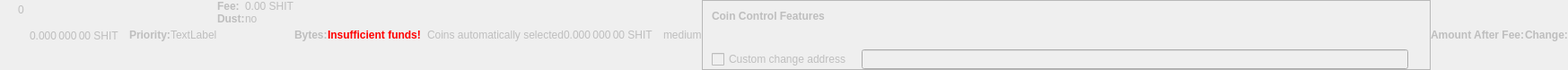
    <widget class="QWidget" name="dummyHideWidget" native="true">
     <property name="enabled">
      <bool>false</bool>
     </property>
     <property name="maximumSize">
      <size>
       <width>100</width>
       <height>16</height>
      </size>
     </property>
     <layout class="QHBoxLayout" name="dummyHideLayout">
      <property name="spacing">
       <number>0</number>
      </property>
      <property name="leftMargin">
       <number>0</number>
      </property>
      <property name="topMargin">
       <number>0</number>
      </property>
      <property name="rightMargin">
       <number>0</number>
      </property>
      <property name="bottomMargin">
       <number>0</number>
      </property>
      <item>
       <layout class="QFormLayout" name="formLayoutCoinControl1">
        <property name="horizontalSpacing">
         <number>10</number>
        </property>
        <property name="verticalSpacing">
         <number>14</number>
        </property>
        <property name="leftMargin">
         <number>10</number>
        </property>
        <property name="topMargin">
         <number>4</number>
        </property>
        <property name="rightMargin">
         <number>6</number>
        </property>
        <item row="0" column="1">
         <widget class="QLabel" name="labelCoinControlBytes">
          <property name="cursor">
           <cursorShape>IBeamCursor</cursorShape>
          </property>
          <property name="contextMenuPolicy">
           <enum>Qt::ActionsContextMenu</enum>
          </property>
          <property name="text">
           <string notr="true">0</string>
          </property>
          <property name="textInteractionFlags">
           <set>Qt::LinksAccessibleByMouse|Qt::TextSelectableByKeyboard|Qt::TextSelectableByMouse</set>
          </property>
         </widget>
        </item>
       </layout>
      </item>
      <item>
       <widget class="QLabel" name="labelCoinControlAfterFee">
        <property name="enabled">
         <bool>false</bool>
        </property>
        <property name="sizePolicy">
         <sizepolicy hsizetype="Fixed" vsizetype="Fixed">
          <horstretch>0</horstretch>
          <verstretch>0</verstretch>
         </sizepolicy>
        </property>
        <property name="minimumSize">
         <size>
          <width>111</width>
          <height>12</height>
         </size>
        </property>
        <property name="maximumSize">
         <size>
          <width>111</width>
          <height>12</height>
         </size>
        </property>
        <property name="cursor">
         <cursorShape>IBeamCursor</cursorShape>
        </property>
        <property name="contextMenuPolicy">
         <enum>Qt::ActionsContextMenu</enum>
        </property>
        <property name="text">
         <string notr="true">0.000 000 00 SHIT</string>
        </property>
        <property name="textInteractionFlags">
         <set>Qt::LinksAccessibleByMouse|Qt::TextSelectableByKeyboard|Qt::TextSelectableByMouse</set>
        </property>
       </widget>
      </item>
      <item>
       <widget class="QLabel" name="labelCoinControlPriorityText">
        <property name="enabled">
         <bool>false</bool>
        </property>
        <property name="font">
         <font>
          <weight>75</weight>
          <bold>true</bold>
         </font>
        </property>
        <property name="text">
         <string>Priority:</string>
        </property>
       </widget>
      </item>
      <item>
       <layout class="QHBoxLayout" name="horizontalLayout">
        <item>
         <widget class="QLabel" name="WarningLabel">
          <property name="text">
           <string>TextLabel</string>
          </property>
         </widget>
        </item>
       </layout>
      </item>
      <item>
       <layout class="QFormLayout" name="formLayoutCoinControl3">
        <property name="horizontalSpacing">
         <number>0</number>
        </property>
        <property name="verticalSpacing">
         <number>0</number>
        </property>
        <property name="leftMargin">
         <number>0</number>
        </property>
        <property name="topMargin">
         <number>0</number>
        </property>
        <property name="rightMargin">
         <number>0</number>
        </property>
        <item row="0" column="0">
         <widget class="QLabel" name="labelCoinControlFeeText">
          <property name="enabled">
           <bool>false</bool>
          </property>
          <property name="font">
           <font>
            <weight>75</weight>
            <bold>true</bold>
           </font>
          </property>
          <property name="text">
           <string>Fee:</string>
          </property>
          <property name="margin">
           <number>0</number>
          </property>
         </widget>
        </item>
        <item row="0" column="1">
         <widget class="QLabel" name="labelCoinControlFee">
          <property name="enabled">
           <bool>false</bool>
          </property>
          <property name="cursor">
           <cursorShape>IBeamCursor</cursorShape>
          </property>
          <property name="contextMenuPolicy">
           <enum>Qt::ActionsContextMenu</enum>
          </property>
          <property name="text">
           <string notr="true">0.00 SHIT</string>
          </property>
          <property name="textInteractionFlags">
           <set>Qt::LinksAccessibleByMouse|Qt::TextSelectableByKeyboard|Qt::TextSelectableByMouse</set>
          </property>
         </widget>
        </item>
        <item row="1" column="0">
         <widget class="QLabel" name="labelCoinControlLowOutputText">
          <property name="enabled">
           <bool>false</bool>
          </property>
          <property name="font">
           <font>
            <weight>75</weight>
            <bold>true</bold>
           </font>
          </property>
          <property name="text">
           <string>Dust:</string>
          </property>
         </widget>
        </item>
        <item row="1" column="1">
         <widget class="QLabel" name="labelCoinControlLowOutput">
          <property name="enabled">
           <bool>false</bool>
          </property>
          <property name="cursor">
           <cursorShape>IBeamCursor</cursorShape>
          </property>
          <property name="contextMenuPolicy">
           <enum>Qt::ActionsContextMenu</enum>
          </property>
          <property name="text">
           <string>no</string>
          </property>
          <property name="textInteractionFlags">
           <set>Qt::LinksAccessibleByMouse|Qt::TextSelectableByKeyboard|Qt::TextSelectableByMouse</set>
          </property>
         </widget>
        </item>
       </layout>
      </item>
      <item>
       <widget class="QLabel" name="labelCoinControlBytesText">
        <property name="enabled">
         <bool>false</bool>
        </property>
        <property name="font">
         <font>
          <weight>75</weight>
          <bold>true</bold>
         </font>
        </property>
        <property name="text">
         <string>Bytes:</string>
        </property>
       </widget>
      </item>
      <item>
       <layout class="QFormLayout" name="formLayoutCoinControl2">
        <property name="horizontalSpacing">
         <number>0</number>
        </property>
        <property name="verticalSpacing">
         <number>0</number>
        </property>
        <property name="leftMargin">
         <number>0</number>
        </property>
        <property name="topMargin">
         <number>0</number>
        </property>
        <property name="rightMargin">
         <number>0</number>
        </property>
       </layout>
      </item>
      <item>
       <layout class="QHBoxLayout" name="horizontalLayoutCoinControl2">
        <property name="spacing">
         <number>0</number>
        </property>
        <property name="bottomMargin">
         <number>0</number>
        </property>
       </layout>
      </item>
      <item>
       <widget class="QLabel" name="labelCoinControlInsuffFunds">
        <property name="enabled">
         <bool>false</bool>
        </property>
        <property name="minimumSize">
         <size>
          <width>0</width>
          <height>0</height>
         </size>
        </property>
        <property name="font">
         <font>
          <weight>75</weight>
          <bold>true</bold>
         </font>
        </property>
        <property name="styleSheet">
         <string notr="true">color:red;font-weight:bold;</string>
        </property>
        <property name="text">
         <string>Insufficient funds!</string>
        </property>
        <property name="margin">
         <number>5</number>
        </property>
       </widget>
      </item>
      <item>
       <layout class="QFormLayout" name="formLayoutCoinControl4">
        <property name="horizontalSpacing">
         <number>0</number>
        </property>
        <property name="verticalSpacing">
         <number>0</number>
        </property>
        <property name="leftMargin">
         <number>0</number>
        </property>
        <property name="topMargin">
         <number>0</number>
        </property>
        <property name="rightMargin">
         <number>0</number>
        </property>
       </layout>
      </item>
      <item>
       <widget class="QLabel" name="labelCoinControlChangeLabel">
        <property name="enabled">
         <bool>false</bool>
        </property>
        <property name="sizePolicy">
         <sizepolicy hsizetype="Preferred" vsizetype="Expanding">
          <horstretch>0</horstretch>
          <verstretch>0</verstretch>
         </sizepolicy>
        </property>
        <property name="minimumSize">
         <size>
          <width>0</width>
          <height>0</height>
         </size>
        </property>
        <property name="text">
         <string/>
        </property>
        <property name="margin">
         <number>3</number>
        </property>
       </widget>
      </item>
      <item>
       <widget class="QLabel" name="labelCoinControlAutomaticallySelected">
        <property name="enabled">
         <bool>false</bool>
        </property>
        <property name="sizePolicy">
         <sizepolicy hsizetype="Fixed" vsizetype="Fixed">
          <horstretch>0</horstretch>
          <verstretch>0</verstretch>
         </sizepolicy>
        </property>
        <property name="minimumSize">
         <size>
          <width>0</width>
          <height>0</height>
         </size>
        </property>
        <property name="maximumSize">
         <size>
          <width>240</width>
          <height>16777215</height>
         </size>
        </property>
        <property name="text">
         <string>Coins automatically selected</string>
        </property>
        <property name="margin">
         <number>5</number>
        </property>
       </widget>
      </item>
      <item>
       <widget class="QLabel" name="labelCoinControlChange">
        <property name="enabled">
         <bool>false</bool>
        </property>
        <property name="sizePolicy">
         <sizepolicy hsizetype="Fixed" vsizetype="Fixed">
          <horstretch>0</horstretch>
          <verstretch>0</verstretch>
         </sizepolicy>
        </property>
        <property name="minimumSize">
         <size>
          <width>111</width>
          <height>0</height>
         </size>
        </property>
        <property name="maximumSize">
         <size>
          <width>111</width>
          <height>16777215</height>
         </size>
        </property>
        <property name="cursor">
         <cursorShape>IBeamCursor</cursorShape>
        </property>
        <property name="contextMenuPolicy">
         <enum>Qt::ActionsContextMenu</enum>
        </property>
        <property name="text">
         <string notr="true">0.000 000 00 SHIT</string>
        </property>
        <property name="textInteractionFlags">
         <set>Qt::LinksAccessibleByMouse|Qt::TextSelectableByKeyboard|Qt::TextSelectableByMouse</set>
        </property>
       </widget>
      </item>
      <item>
       <widget class="QLabel" name="labelCoinControlPriority">
        <property name="enabled">
         <bool>false</bool>
        </property>
        <property name="cursor">
         <cursorShape>IBeamCursor</cursorShape>
        </property>
        <property name="contextMenuPolicy">
         <enum>Qt::ActionsContextMenu</enum>
        </property>
        <property name="text">
         <string>medium</string>
        </property>
        <property name="textInteractionFlags">
         <set>Qt::LinksAccessibleByMouse|Qt::TextSelectableByKeyboard|Qt::TextSelectableByMouse</set>
        </property>
       </widget>
      </item>
      <item>
       <widget class="QFrame" name="frameCoinControl">
        <property name="sizePolicy">
         <sizepolicy hsizetype="Expanding" vsizetype="Expanding">
          <horstretch>0</horstretch>
          <verstretch>0</verstretch>
         </sizepolicy>
        </property>
        <property name="maximumSize">
         <size>
          <width>16777215</width>
          <height>16777215</height>
         </size>
        </property>
        <property name="frameShape">
         <enum>QFrame::StyledPanel</enum>
        </property>
        <property name="frameShadow">
         <enum>QFrame::Sunken</enum>
        </property>
        <layout class="QVBoxLayout" name="verticalLayoutCoinControl2_2">
         <property name="spacing">
          <number>0</number>
         </property>
         <property name="leftMargin">
          <number>0</number>
         </property>
         <property name="topMargin">
          <number>0</number>
         </property>
         <property name="rightMargin">
          <number>0</number>
         </property>
         <property name="bottomMargin">
          <number>0</number>
         </property>
         <item>
          <layout class="QVBoxLayout" name="verticalLayoutCoinControl" stretch="0,0,0,1">
           <property name="spacing">
            <number>0</number>
           </property>
           <property name="leftMargin">
            <number>10</number>
           </property>
           <property name="topMargin">
            <number>10</number>
           </property>
           <item>
            <layout class="QHBoxLayout" name="horizontalLayoutCoinControl1">
             <property name="bottomMargin">
              <number>15</number>
             </property>
             <item>
              <widget class="QLabel" name="labelCoinControlFeatures">
               <property name="enabled">
                <bool>false</bool>
               </property>
               <property name="sizePolicy">
                <sizepolicy hsizetype="Preferred" vsizetype="Maximum">
                 <horstretch>0</horstretch>
                 <verstretch>0</verstretch>
                </sizepolicy>
               </property>
               <property name="font">
                <font>
                 <weight>75</weight>
                 <bold>true</bold>
                </font>
               </property>
               <property name="styleSheet">
                <string notr="true">font-weight:bold;</string>
               </property>
               <property name="text">
                <string>Coin Control Features</string>
               </property>
              </widget>
             </item>
            </layout>
           </item>
           <item>
            <widget class="QWidget" name="widgetCoinControl" native="true">
             <property name="sizePolicy">
              <sizepolicy hsizetype="Preferred" vsizetype="Preferred">
               <horstretch>0</horstretch>
               <verstretch>0</verstretch>
              </sizepolicy>
             </property>
             <property name="minimumSize">
              <size>
               <width>0</width>
               <height>0</height>
              </size>
             </property>
             <property name="styleSheet">
              <string notr="true"/>
             </property>
             <layout class="QHBoxLayout" name="horizontalLayoutCoinControl5_2">
              <property name="leftMargin">
               <number>0</number>
              </property>
              <property name="topMargin">
               <number>0</number>
              </property>
              <property name="rightMargin">
               <number>0</number>
              </property>
              <property name="bottomMargin">
               <number>0</number>
              </property>
              <item>
               <layout class="QHBoxLayout" name="horizontalLayoutCoinControl3">
                <property name="spacing">
                 <number>20</number>
                </property>
                <property name="topMargin">
                 <number>0</number>
                </property>
                <property name="bottomMargin">
                 <number>10</number>
                </property>
               </layout>
              </item>
             </layout>
            </widget>
           </item>
           <item>
            <layout class="QHBoxLayout" name="horizontalLayoutCoinControl4" stretch="0,0,0">
             <property name="spacing">
              <number>12</number>
             </property>
             <property name="sizeConstraint">
              <enum>QLayout::SetDefaultConstraint</enum>
             </property>
             <property name="topMargin">
              <number>5</number>
             </property>
             <property name="rightMargin">
              <number>5</number>
             </property>
             <item>
              <widget class="QCheckBox" name="checkBoxCoinControlChange">
               <property name="enabled">
                <bool>false</bool>
               </property>
               <property name="toolTip">
                <string>If this is activated, but the change address is empty or invalid, change will be sent to a newly generated address.</string>
               </property>
               <property name="text">
                <string>Custom change address</string>
               </property>
              </widget>
             </item>
             <item>
              <widget class="QValidatedLineEdit" name="lineEditCoinControlChange">
               <property name="enabled">
                <bool>false</bool>
               </property>
               <property name="sizePolicy">
                <sizepolicy hsizetype="Expanding" vsizetype="Fixed">
                 <horstretch>0</horstretch>
                 <verstretch>0</verstretch>
                </sizepolicy>
               </property>
              </widget>
             </item>
             <item>
              <widget class="QLabel" name="labelCoinControlChangeLabel_2">
               <property name="sizePolicy">
                <sizepolicy hsizetype="Preferred" vsizetype="Expanding">
                 <horstretch>0</horstretch>
                 <verstretch>0</verstretch>
                </sizepolicy>
               </property>
               <property name="minimumSize">
                <size>
                 <width>0</width>
                 <height>0</height>
                </size>
               </property>
               <property name="text">
                <string/>
               </property>
               <property name="margin">
                <number>3</number>
               </property>
              </widget>
             </item>
            </layout>
           </item>
           <item>
            <spacer name="verticalSpacerCoinControl">
             <property name="orientation">
              <enum>Qt::Vertical</enum>
             </property>
             <property name="sizeHint" stdset="0">
              <size>
               <width>800</width>
               <height>1</height>
              </size>
             </property>
            </spacer>
           </item>
          </layout>
         </item>
        </layout>
       </widget>
      </item>
      <item>
       <widget class="QLabel" name="labelCoinControlAfterFeeText">
        <property name="enabled">
         <bool>false</bool>
        </property>
        <property name="minimumSize">
         <size>
          <width>0</width>
          <height>0</height>
         </size>
        </property>
        <property name="maximumSize">
         <size>
          <width>16777215</width>
          <height>16777215</height>
         </size>
        </property>
        <property name="font">
         <font>
          <weight>75</weight>
          <bold>true</bold>
         </font>
        </property>
        <property name="text">
         <string>Amount After Fee:</string>
        </property>
        <property name="alignment">
         <set>Qt::AlignLeading|Qt::AlignLeft|Qt::AlignVCenter</set>
        </property>
        <property name="margin">
         <number>0</number>
        </property>
       </widget>
      </item>
      <item>
       <widget class="QLabel" name="labelCoinControlChangeText">
        <property name="enabled">
         <bool>false</bool>
        </property>
        <property name="sizePolicy">
         <sizepolicy hsizetype="Preferred" vsizetype="Preferred">
          <horstretch>0</horstretch>
          <verstretch>0</verstretch>
         </sizepolicy>
        </property>
        <property name="minimumSize">
         <size>
          <width>0</width>
          <height>0</height>
         </size>
        </property>
        <property name="maximumSize">
         <size>
          <width>16777215</width>
          <height>16777215</height>
         </size>
        </property>
        <property name="font">
         <font>
          <weight>75</weight>
          <bold>true</bold>
         </font>
        </property>
        <property name="text">
         <string>Change:</string>
        </property>
        <property name="alignment">
         <set>Qt::AlignLeading|Qt::AlignLeft|Qt::AlignVCenter</set>
        </property>
       </widget>
      </item>
     </layout>
    </widget>
